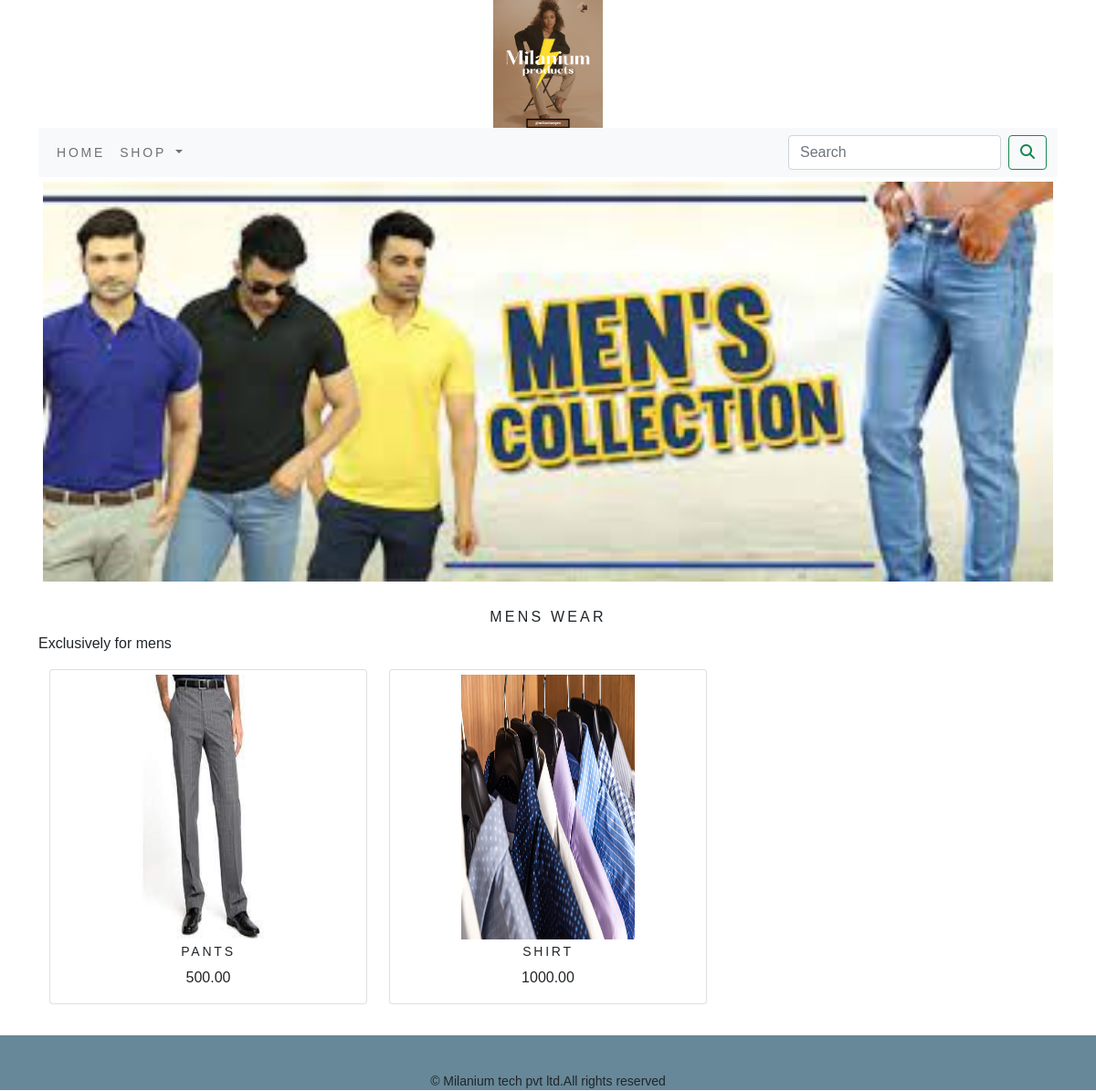
The page /shop/mens-wear/ on the database its author committed.
### ecommerceapp/models.py (models this page shows, shortened)
class Category(models.Model):
    name = models.CharField(max_length=250, unique=True)
    slug = models.SlugField(max_length=250, unique=True)
    description = models.TextField(blank=True)
    image = models.ImageField(upload_to='category', blank=True)
    class Meta:
        ordering = ('name',)
        verbose_name = 'category'
        verbose_name_plural = 'categorise'
    def get_url(self):
        return reverse('ecommerceapp:products_by_category', args=[self.slug])

class Product(models.Model):
    name = models.CharField(max_length=250, unique=True)
    slug = models.SlugField(max_length=250, unique=True)
    description = models.TextField(blank=True)
    price = models.DecimalField(max_digits=10, decimal_places=2)
    category = models.ForeignKey(Category, on_delete=models.CASCADE)
    img = models.ImageField(upload_to='product', blank=True)
    stock = models.IntegerField()
    available = models.BooleanField(default=True)
    created = models.DateTimeField(auto_now_add=True)
    updated = models.DateTimeField(auto_now=True)
    def get_url(self):
        return  reverse('ecommerceapp:prodCatdetail',args=[self.category.slug,self.slug])
    class Meta:
        ordering = ('name',)
        verbose_name = 'product'
        verbose_name_plural = 'products'

### ecommerceapp/views.py (the view)
# urls.py: path('',views.allProdCat,name='allProdCat'),
def allProdCat(request, c_slug=None):
    c_page = None
    products_list = None
    if c_slug != None:
        c_page = get_object_or_404(Category, slug=c_slug)
        products_list = Product.objects.all().filter(category=c_page, available=True)
    else:
        products_list = Product.objects.all().filter(available=True)
    paginator=Paginator(products_list,3)
    try:
        page=int(request.GET.get('page','1'))
    except:
        page=1
    try:
        products=paginator.page(page)
    except (EmptyPage,InvalidPage):
        products=paginator.page(paginator.num_pages)
    return render(request, "category.html", {'category': c_page, 'products': products})

### cart/context_processors.py (called while the page is built)
def counter(request):
    item_count=0
    if 'admin' in request.path:
        return {}
    else:
        try:
            cart=Cart.objects.filter(cart_id=_cart_id(request))
            cart_items=CartItem.objects.all().filter(cart=cart[:1])
            for cart_item in cart_items:
                item_count += cart_item.quantity
        except Cart.DoesNotExist:
            item_count=0
    return dict(item_count=item_count)

### cart/views.py (called while the page is built)
def _cart_id(request):
    cart = request.session.session_key
    if not cart:
        cart = request.session.create()
    return cart

### ecommerceapp/context_processors.py (called while the page is built)
def menu_links(request):
    links=Category.objects.all()
    return dict(links=links)

### templates/category.html (shortened to what this page needs)
{% extends 'base.html' %}
{% load static %}
{% block content %}
<div class="mx-auto">
{% if category %}
    <img class="my_image" src="{{category.image.url}}" alt="{{category.name}}" width="300px;" height="400px;">
</div>
    <br>
<div>
    <h1 class="text-center my_title">{{category.name}}</h1>
    <p class="text-justify">{{category.description}}</p>
</div>
{% endif %}
<div class="container">
    <div class="row mx_auto">
        {% for product in products.object_list %}
        <div class="my_bottom_margin col-9 col-sm-12 col-md-4 col-lg-4">
            <div class="card text-center" style="min-width:18rem;">
                <a href="{{product.get_url}}"><img class="card-image-top my_image" src="{{product.img.url}}" alt="{{product.name}}" style="width:200px;height:300px"></a>
                <div class="card_body">
                    <h4>{{product.name}}</h4>
                    <p>{{product.price}}</p>
                </div>
            </div>
        </div>
        {% endfor %}
    </div>
    <br>
</div>
{% endblock %}

### static/css/custom.css (style rules this page uses)
body { font-family: 'Raleway', sans-serif; }
.my_image { width:100%; height:auto; padding:5px; }
.my_title { font-size:16px; text-transform:uppercase; letter-spacing:.2em; }
.my_bottom_margin { margin-bottom:10px; }
.card_body h4 { font-size:14px; text-transform:uppercase; letter-spacing:.2em; }

### rows shown on the page
Category: image (picture), name "MENS WEAR", description "Exclusively for mens"
Product: img (picture), name "PANTS", price "500.00"
Product: img (picture), name "SHIRT", price "1000.00"
